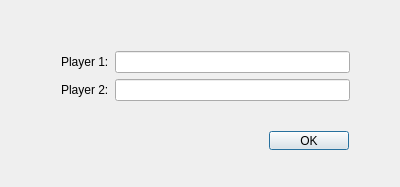
<?xml version="1.0" encoding="UTF-8"?>
<ui version="4.0">
 <class>AddNames</class>
 <widget class="QDialog" name="AddNames">
  <property name="geometry">
   <rect>
    <x>0</x>
    <y>0</y>
    <width>400</width>
    <height>187</height>
   </rect>
  </property>
  <property name="windowTitle">
   <string>AddNames</string>
  </property>
  <widget class="QWidget" name="gridLayoutWidget">
   <property name="geometry">
    <rect>
     <x>200</x>
     <y>120</y>
     <width>160</width>
     <height>41</height>
    </rect>
   </property>
   <layout class="QGridLayout" name="okLayout">
    <item row="0" column="1">
     <widget class="QPushButton" name="okButton">
      <property name="text">
       <string>OK</string>
      </property>
     </widget>
    </item>
    <item row="0" column="0">
     <spacer name="okButtonSpacer">
      <property name="orientation">
       <enum>Qt::Horizontal</enum>
      </property>
      <property name="sizeHint" stdset="0">
       <size>
        <width>40</width>
        <height>20</height>
       </size>
      </property>
     </spacer>
    </item>
   </layout>
  </widget>
  <widget class="QWidget" name="layoutWidget">
   <property name="geometry">
    <rect>
     <x>50</x>
     <y>40</y>
     <width>311</width>
     <height>78</height>
    </rect>
   </property>
   <layout class="QGridLayout" name="namesLayout">
    <item row="0" column="0">
     <widget class="QLabel" name="player1Label">
      <property name="text">
       <string>Player 1:</string>
      </property>
     </widget>
    </item>
    <item row="1" column="1">
     <widget class="QLineEdit" name="player2Edit"/>
    </item>
    <item row="1" column="0">
     <widget class="QLabel" name="player2Label">
      <property name="text">
       <string>Player 2:</string>
      </property>
     </widget>
    </item>
    <item row="0" column="1">
     <widget class="QLineEdit" name="player1Edit"/>
    </item>
    <item row="2" column="1">
     <spacer name="playerSpacer">
      <property name="orientation">
       <enum>Qt::Vertical</enum>
      </property>
      <property name="sizeHint" stdset="0">
       <size>
        <width>20</width>
        <height>40</height>
       </size>
      </property>
     </spacer>
    </item>
   </layout>
  </widget>
 </widget>
 <layoutdefault spacing="6" margin="11"/>
 <resources/>
 <connections>
  <connection>
   <sender>okButton</sender>
   <signal>clicked()</signal>
   <receiver>AddNames</receiver>
   <slot>accept()</slot>
   <hints>
    <hint type="sourcelabel">
     <x>309</x>
     <y>141</y>
    </hint>
    <hint type="destinationlabel">
     <x>377</x>
     <y>238</y>
    </hint>
   </hints>
  </connection>
 </connections>
</ui>
